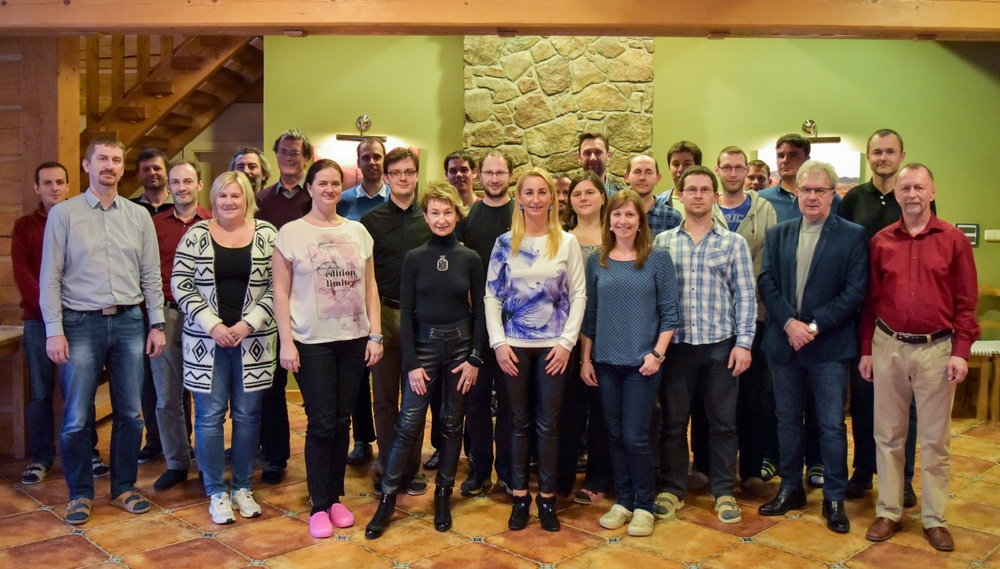
#> input picture imgs/irafm_2017.jpg, 1000 x 569 px, shrunk from 1500 x 853 before the run
$ jupyter execute face_detection_and_tracking.ipynb
#> lines starting #> are read from the running program, lines starting #| are printed output that depends on the picture; after the words box and inside, x2 and y2 are one past the last pixel; in counts of white or black regions, pixels touching at a corner belong together
[cell 1]
import cv2 as cv
import time

[cell 2]
img = cv.imread('imgs/irafm_2017.jpg')
#> img is the input picture: shape (569, 1000, 3); mean B, G, R 70.1, 97.3, 119.9

chleba = cv.CascadeClassifier('data/haarcascade_frontalface_default.xml')


start = time.time()
vysmate_obliceje = chleba.detectMultiScale(img, 1.3, 5)
#> vysmate_obliceje = [[717, 157, 33, 33], [87, 142, 44, 44], [383, 157, 42, 42], [477, 159, 36, 36], [162, 166, 42, 42], [309, 168, 40, 40], [677, 175, 41, 41], [517, 178, 38, 38], [567, 179, 35, 35], [423, 199, 37, 37], [606, 201, 36, 36]]
print('zvladnuto za ', time.time()-start, 's')

print('nasel jsem ', len(vysmate_obliceje), 'vysmatych obliceju')
#| nasel jsem  11 vysmatych obliceju

for (x, y, w, h) in vysmate_obliceje:
    img = cv.rectangle(img, (x, y), (x+w, y+h), (0, 255, 0), 3)
#> this loop made 11 passes
#> pass 1, `img = cv.rectangle(img, (x, y), (x+w, y+h), (0, 255, 0), 3)`:
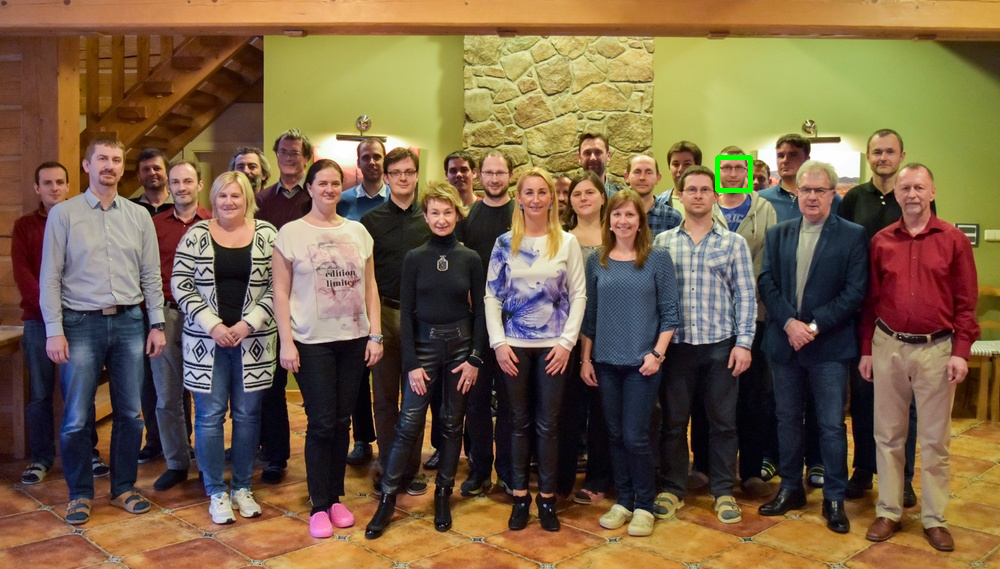
#> img: shape (569, 1000, 3); 0.11% of pixels changed, all inside (x1, y1, x2, y2) = (715, 155, 753, 193)
#> pass 2, `img = cv.rectangle(img, (x, y), (x+w, y+h), (0, 255, 0), 3)`:
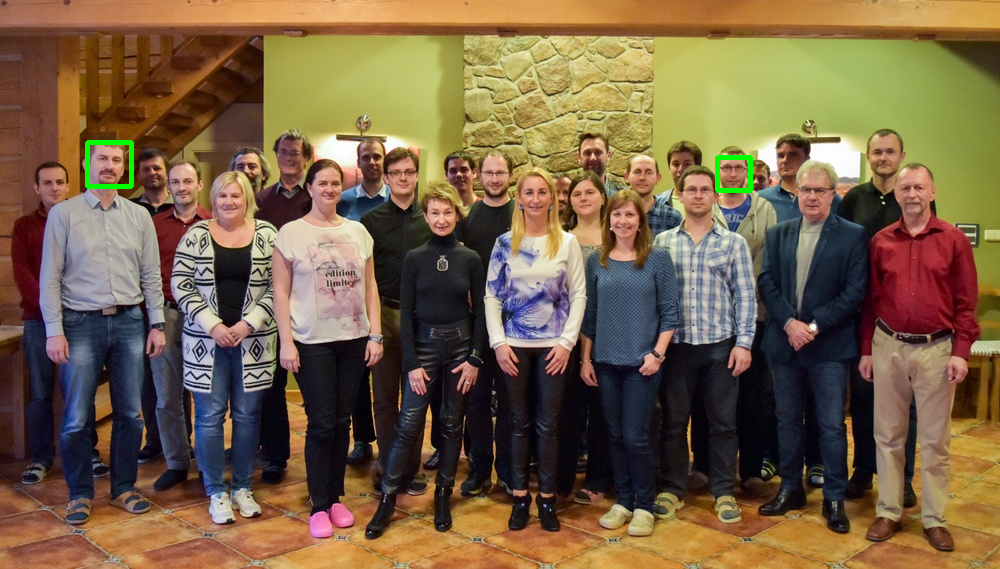
#> img: shape (569, 1000, 3); 0.15% of pixels changed, all inside (x1, y1, x2, y2) = (85, 140, 134, 189)
#> pass 3, `img = cv.rectangle(img, (x, y), (x+w, y+h), (0, 255, 0), 3)`:
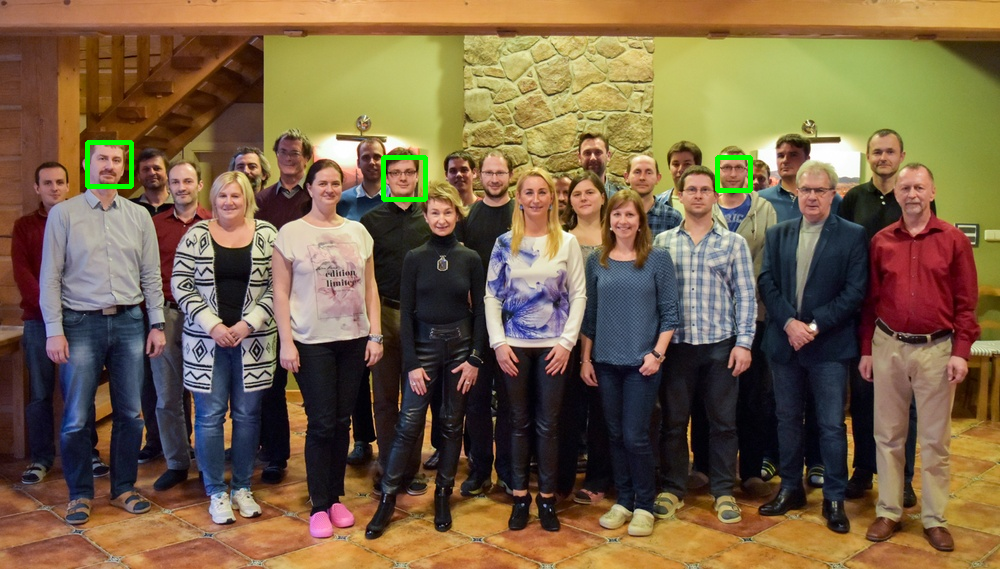
#> img: shape (569, 1000, 3); 0.15% of pixels changed, all inside (x1, y1, x2, y2) = (381, 155, 428, 202)
#> after the loop:
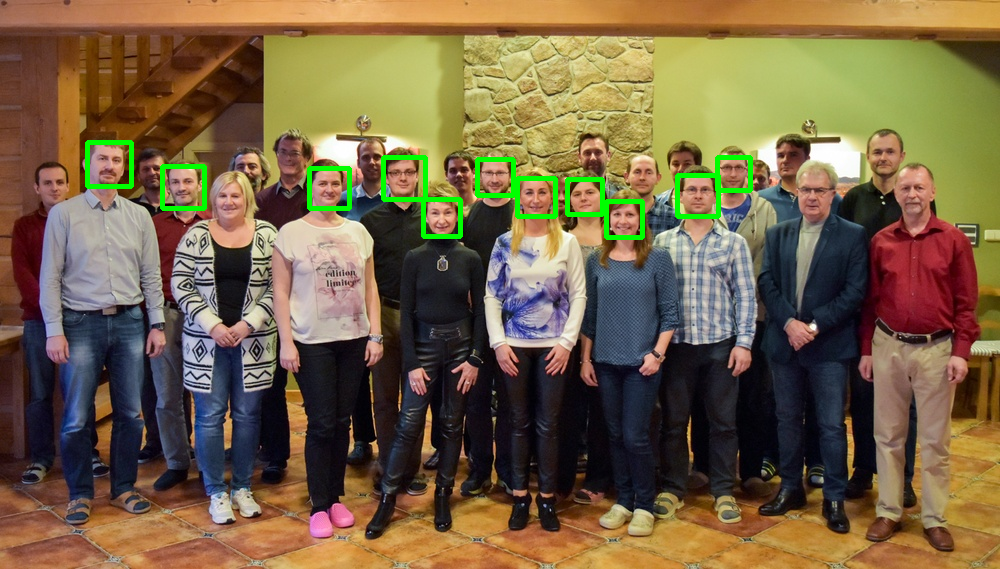
#> img: shape (569, 1000, 3); 1.03% of pixels changed, all inside (x1, y1, x2, y2) = (160, 157, 721, 240)

cv.imshow('', img)
cv.waitKey(0)
cv.destroyAllWindows()

$ run again, with imgs/left_tr.JPG copied over imgs/irafm_2017.jpg
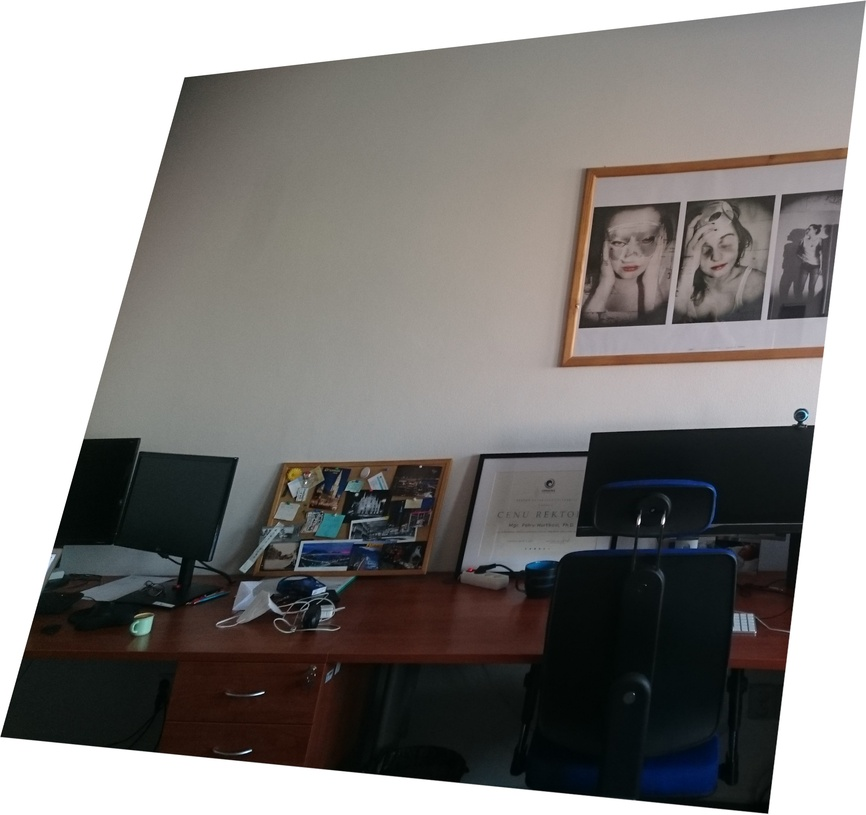
#> input picture imgs/left_tr.JPG, 866 x 815 px, shrunk from 2111 x 1987 before the run
#> img is the input picture: shape (815, 866, 3); mean B, G, R 127.4, 129.4, 132.1
#> vysmate_obliceje = [[682, 220, 66, 66], [588, 212, 83, 83]]
#| nasel jsem  2 vysmatych obliceju
#> the loop `for (x, y, w, h) in vysmate_obliceje:` made 2 passes
#> pass 1, `img = cv.rectangle(img, (x, y), (x+w, y+h), (0, 255, 0), 3)`:
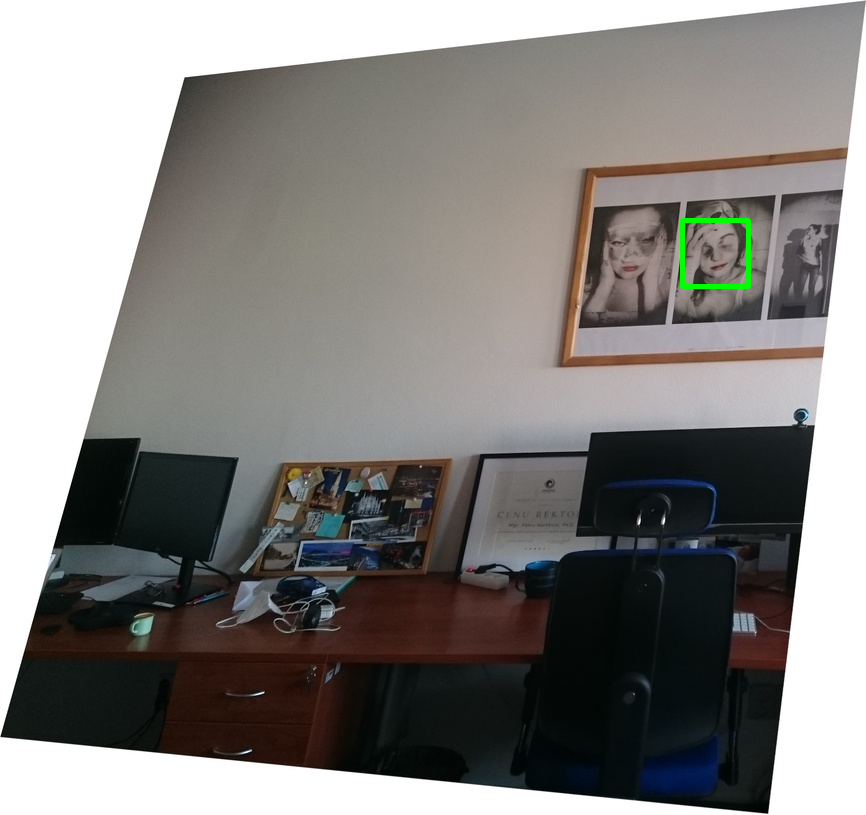
#> img: shape (815, 866, 3); 0.19% of pixels changed, all inside (x1, y1, x2, y2) = (680, 218, 751, 289)
#> pass 2, `img = cv.rectangle(img, (x, y), (x+w, y+h), (0, 255, 0), 3)`:
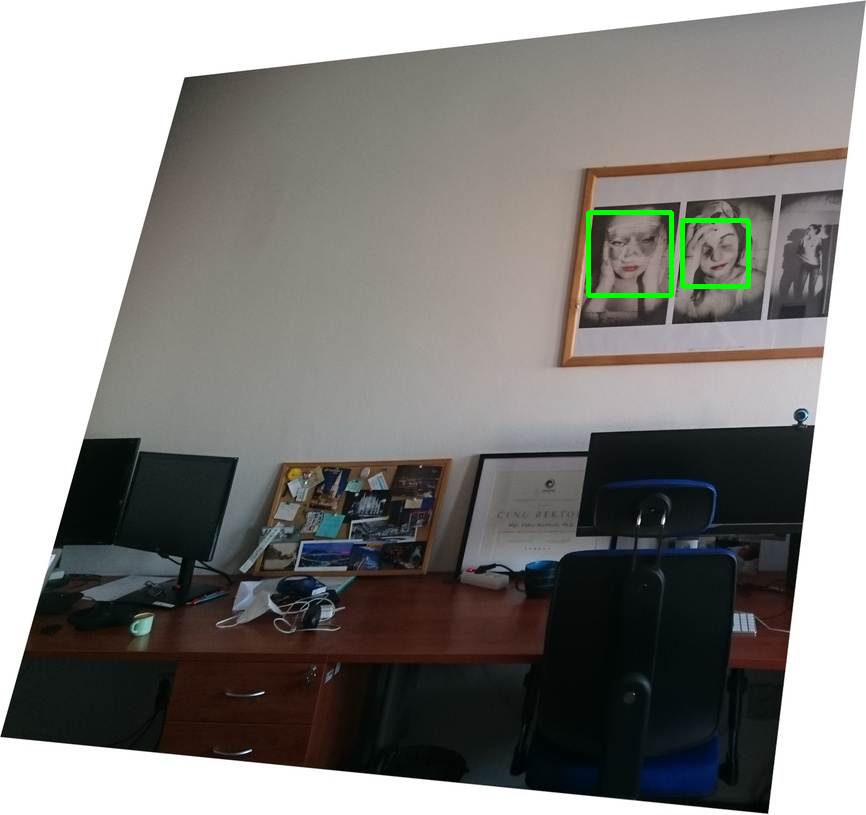
#> img: shape (815, 866, 3); 0.23% of pixels changed, all inside (x1, y1, x2, y2) = (586, 210, 674, 298)
